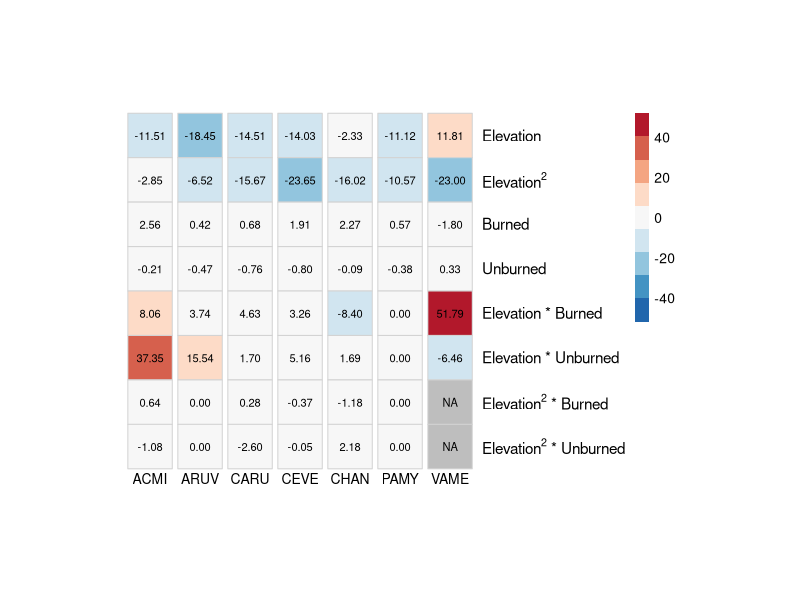
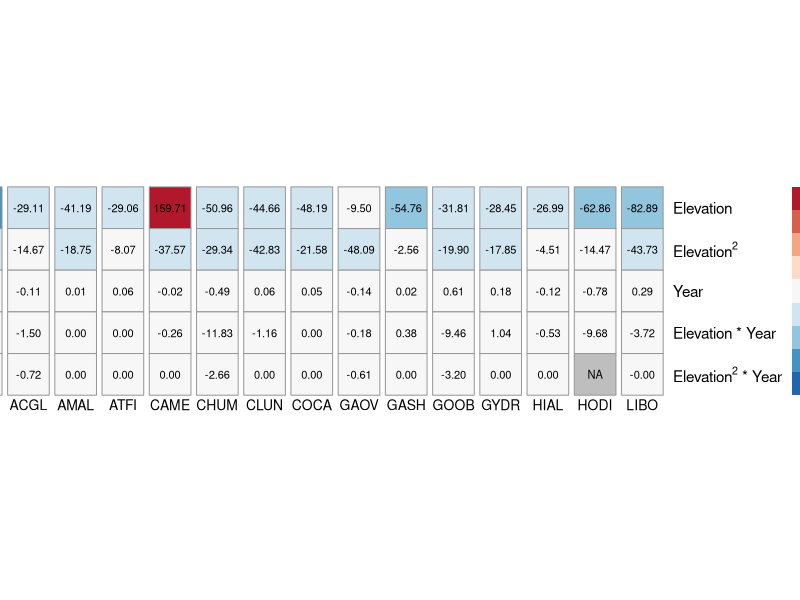
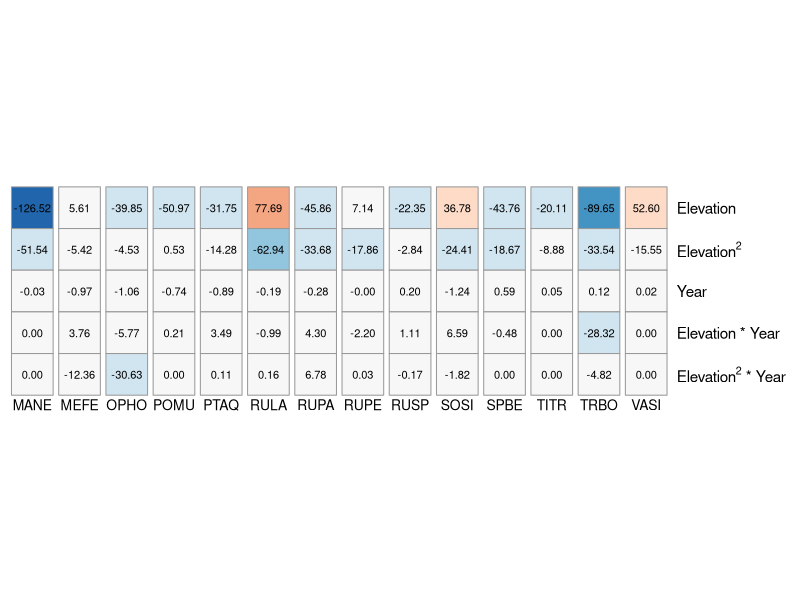
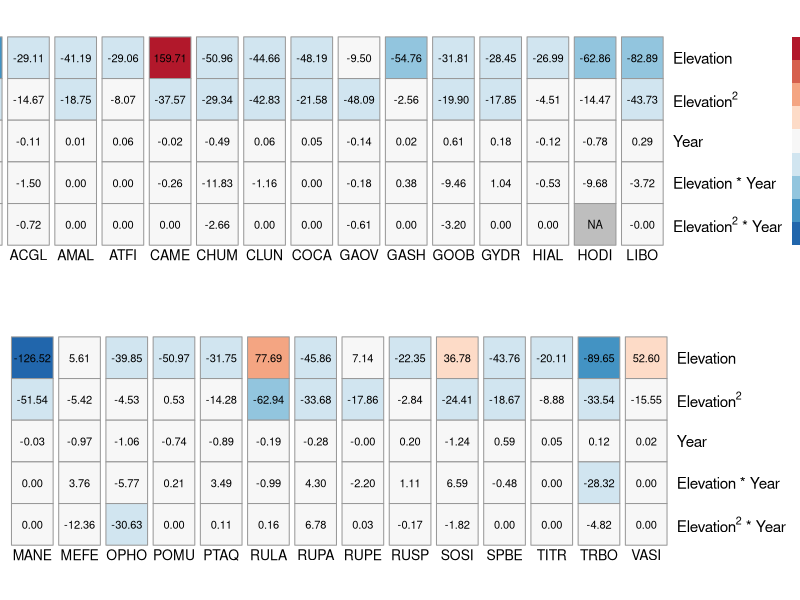
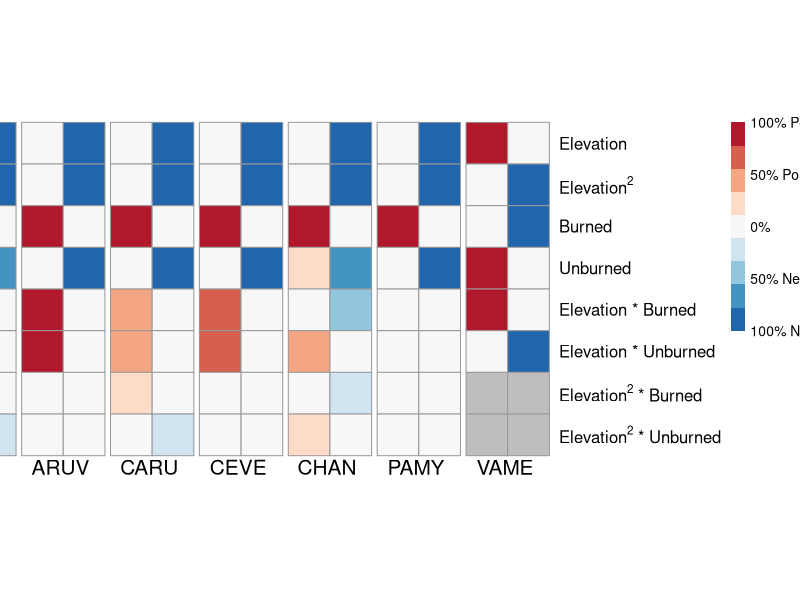
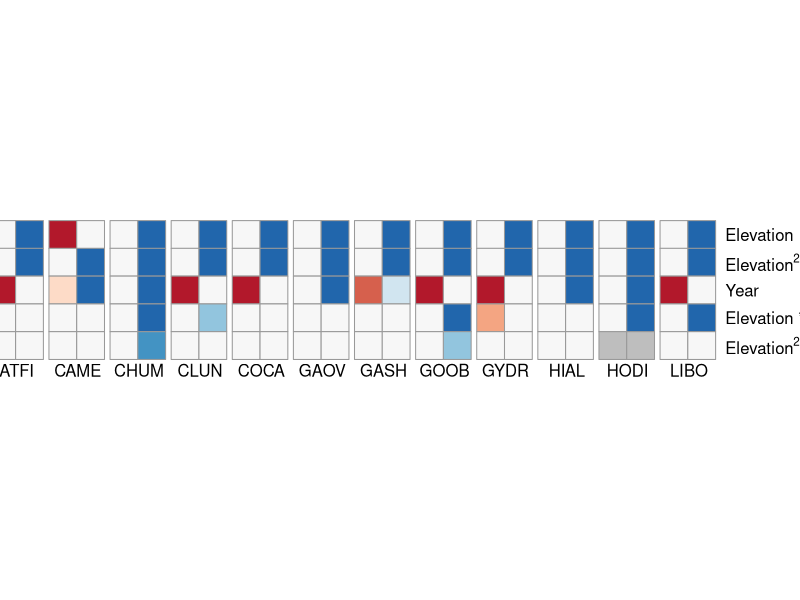
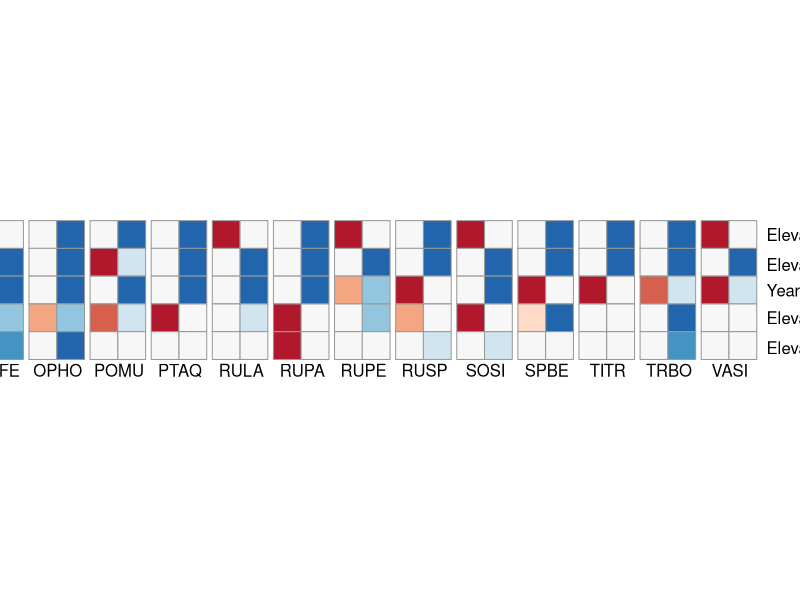
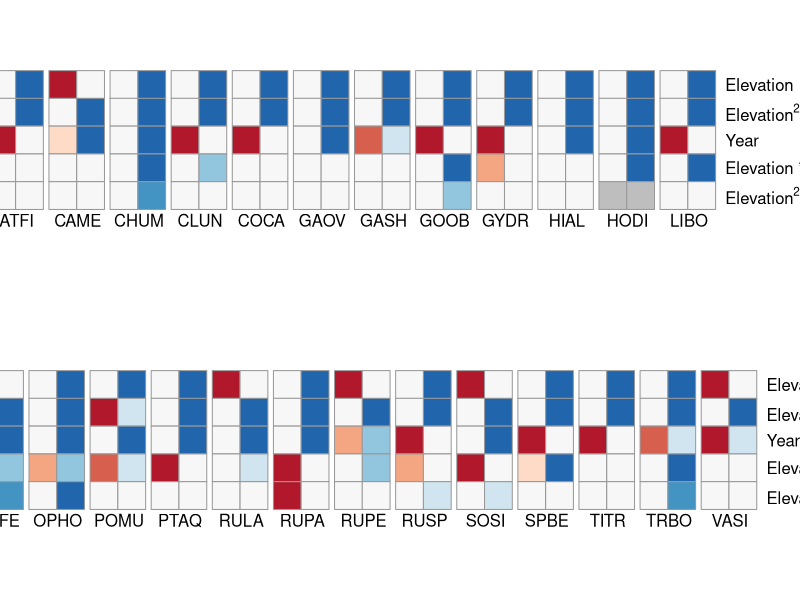

Generate these figures, in order, with R:
# Created: Dec. 15, 2021 from script 8
# Updated: Dec. 15, 2021

# This script will be used to create 4 forest plots:
# --> PART 1: The model-averaged coefficients
# --> PART 2: Percent +/- out of total datasets

# IMPORTANT NOTE: unless otherwise indicated, always use Understory_All.csv for these analyses as it is the ONLY file with up-to-date corrections.






########## UNMODIFIED BELOW THIS POINT  ###############
# Packages needed:

library(tidyr)
library(RColorBrewer)
library(pheatmap)
library(grid)
library(gridExtra)

####### PART 1: AVERAGE AVERAGED COEFFICIENTS #########

## Step 1: Loading and tidying average coefficient data

coeff.ALLDAT <- read.csv("data/3b_new_coefficients.csv", header = TRUE)
coeff.ALLDAT[coeff.ALLDAT$Species == "EPAN", 1] <- paste("CHAN") # Correcting taxonomy issue
coeff.fire <- 
  coeff.ALLDAT[coeff.ALLDAT$Fire.Included == "Yes" & coeff.ALLDAT$Type == "Avg",
                               c(1:12, 16:21)]
coeff.nofire <- coeff.ALLDAT[coeff.ALLDAT$Fire.Included == "No" & coeff.ALLDAT$Type == "Avg",
                               c(1:12, 13:15)]

## Step 2: Look at FIRE data

# Step 2a: Tidy data

coeff.fire[is.na(coeff.fire)] <- 0 # Hard code absent coeffs as 0 before averaging
coeff.avg.fire <- aggregate(coeff.fire[c("Elevation.m", 
                                             "Elevation.m2", 
                                             "Resurvey.Burned.fi", 
                                             "Resurvey.Unburned.fi", 
                                             "Elevation.m.Res.Burn.fi", 
                                             "Elevation.m.Res.Unburn.fi",
                                             "Elevation.m2.Res.Burn.fi",
                                             "Elevation.m2.Res.Unburn.fi")], 
                            by = c(coeff.fire["Species"]), mean)

mat.fire <- as.matrix(t(subset(coeff.avg.fire, select = -Species)))
colnames(mat.fire) <- coeff.avg.fire$Species
mat.fire[c("Elevation.m2.Res.Burn.fi", "Elevation.m2.Res.Unburn.fi"), 
                grepl("VAME", colnames(mat.fire))] <- NA

# Step 2b: Creating FIRE vectors for visualization

col.pallette <- rev(brewer.pal(9, "RdBu"))
col.vector.fire <- c("      ACMI", "", "      ARUV", "", 
                     "      CARU", "", "      CEVE", "", 
                     "      CHAN", "", "      PAMY", "", "      VAME", "")
row.vector.fire <- c("Elevation", 
                     expression("Elevation" ^ 2), 
                     "Burned",
                     "Unburned",
                     "Elevation * Burned",
                     "Elevation * Unburned",
                     expression("Elevation" ^ 2 * " * Burned"), 
                     expression("Elevation" ^ 2 * " * Unburned")
)
col.breaks.fire <- c(1:ncol(mat.fire))
range <- max(abs(mat.fire), na.rm = TRUE)
my.breaks <- seq(-range, range, length.out = 10)

# Step 2c: Visualization of FIRE data

pheatmap(mat.fire,
         color = col.pallette,
         cellwidth = 32,
         cellheight = 32,
         cluster_rows = FALSE,
         cluster_cols = FALSE,
         border_color = "lightgrey",
         legend = TRUE,
         #legend_breaks = leg.label.breaks.fire,
         #legend_labels = leg.label.vector.fire,
         display_numbers = TRUE,
         number_color = "black",
         na_col = "grey",
         #gaps_row = c(1:nrow(mat.fire)),
         gaps_col = col.breaks.fire,
         labels_row = row.vector.fire,
         #labels_col = col.vector.fire,
         fontsize_row = 11,
         fontsize_col = 10,
         angle_col = 0,
         breaks = my.breaks
)

## Step 3: Look at NO FIRE data

# Step 3a: Tidy data

coeff.nofire[is.na(coeff.nofire)] <- 0 # Hard code absent coeffs as 0 before averaging
coeff.avg.nofire <- aggregate(coeff.nofire[c("Elevation.m", 
                                         "Elevation.m2", 
                                         "Data.Type.nofi", 
                                         "Data.Type.Elevation.m.nofi", 
                                         "Data.Type.Elevation.m2.nofi")], 
                            by = c(coeff.nofire["Species"]), mean)

mat.nofire <- as.matrix(t(subset(coeff.avg.nofire, select = -Species)))
colnames(mat.nofire) <- coeff.avg.nofire$Species
mat.nofire["Data.Type.Elevation.m2.nofi", 
           grepl("HODI", colnames(mat.nofire))] <- NA
mat.nofire.top <- mat.nofire[, c(1:15)] # Top half
mat.nofire.bot <- mat.nofire[, c(16:29)] # Bottom half

# Step 3b: Creating NO FIRE vectors for visualization

# Top half:

col.pallette <- rev(brewer.pal(9, "RdBu"))
col.vector.nofire.top <- c("      ACCI", "", "      ACGL", "", 
                       "      AMAL", "", "      ATFI", "", 
                       "      CAME", "", "      CHUM", "", 
                       "      CLUN", "", "      COCA", "",
                       "      GAOV", "", "      GASH", "",
                       "      GOOB", "", "      GYDR", "",
                       "      HIAL", "", "      HODI", "")
col.vector.nofire.bot <- c("      LIBO", "", "      MANE", "",
                           "      MEFE", "", "      OPHO", "",
                           "      POMU", "", "      PTAQ", "",
                           "      RULA", "", "      RUPA", "",
                           "      RUPE", "", "      RUSP", "",
                           "      SOSI", "", "      SPBE", "",
                           "      TITR", "", "      TRBO", "",
                           "      VASI", "")
row.vector.nofire <- c("Elevation", 
                       expression("Elevation" ^ 2), 
                       "Year",
                       "Elevation * Year",
                       expression("Elevation" ^ 2 * " * Year"))
col.breaks.nofire.top <- rep(1:ncol(mat.nofire.top))
col.breaks.nofire.bot <- rep(1:ncol(mat.nofire.bot))
range.nof <- max(abs(mat.nofire), na.rm = TRUE)
my.breaks <- seq(-range.nof, range.nof, length.out = 10)

# Step 3c: Visualization of NO FIRE data

no.fire.top <- pheatmap(mat.nofire.top,
         color = col.pallette,
         cellwidth = 30,
         cellheight = 30,
         cluster_rows = FALSE,
         cluster_cols = FALSE,
         legend = TRUE,
         #legend_breaks = leg.label.breaks.fire,
         #legend_labels = leg.label.vector.fire,
         display_numbers = TRUE,
         number_color = "black",
         na_col = "grey",
         #gaps_row = c(1:nrow(mat.fire)),
         gaps_col = col.breaks.nofire.top,
         labels_row = row.vector.nofire,
         #labels_col = col.vector.fire,
         fontsize_row = 11,
         fontsize_col = 10,
         angle_col = 0,
         breaks = my.breaks
)

no.fire.bot <- pheatmap(mat.nofire.bot,
                        color = col.pallette,
                        cellwidth = 30,
                        cellheight = 30,
                        cluster_rows = FALSE,
                        cluster_cols = FALSE,
                        legend = FALSE,
                        #legend_breaks = leg.label.breaks.fire,
                        #legend_labels = leg.label.vector.fire,
                        display_numbers = TRUE,
                        number_color = "black",
                        na_col = "grey",
                        #gaps_row = c(1:nrow(mat.fire)),
                        gaps_col = col.breaks.nofire.bot,
                        labels_row = row.vector.nofire,
                        #labels_col = col.vector.fire,
                        fontsize_row = 11,
                        fontsize_col = 10,
                        angle_col = 0,
                        breaks = my.breaks
)

all.heatmaps <- list(no.fire.top[[4]], no.fire.bot[[4]])
for.plotting <- do.call(grid.arrange, all.heatmaps)
for.plotting


######### PART 2: Percentage of + vs - coefficients out of total datasets #########

## Step 1: Loading data

perc.fire <- read.csv("data/4_pres_coefficients_percent_fire.csv", header = TRUE)
perc.fire[perc.fire$Species == "EPAN", 1] <- paste("CHAN") # Correcting taxonomy issue
perc.nofire <- read.csv("data/4_pres_coefficients_percent_NOfire.csv", header = TRUE)

## Step 2: Look at FIRE data

# Step 2a: Tidying FIRE data

mat.percfire.large <- t(subset(perc.fire, 
                               select = -c(Species, Fire.Included, Total.Sets, Effect)))
colnames(mat.percfire.large) <- paste(perc.fire$Species, perc.fire$Effect)
mat.percfire.sm <- mat.percfire.large[, !grepl(0, colnames(mat.percfire.large))]
mat.percfire.sm[, grepl("-", colnames(mat.percfire.sm))] <- 
  mat.percfire.sm[, grepl("-", colnames(mat.percfire.sm))] * -1
mat.percfire.sm[is.na(mat.percfire.sm)] <- 0
mat.percfire.sm[c("Elevation.m2.Res.Burn.fi", "Elevation.m2.Res.Unburn.fi"), 
                grepl("VAME", colnames(mat.percfire.sm))] <- NA

# If you need the order reversed
# mat.percfire.rev <- mat.percfire.sm[nrow(mat.percfire.sm):1,]

# Step 2b: Creating FIRE vectors for visualization

col.pallette <- rev(brewer.pal(9, "RdBu"))
col.vector.fire <- c("      ACMI", "", "      ARUV", "", 
                "      CARU", "", "      CEVE", "", 
                "      CHAN", "", "      PAMY", "", "      VAME", "")
row.vector.fire <- c("Elevation", 
              expression("Elevation" ^ 2), 
              "Burned",
              "Unburned",
              "Elevation * Burned",
              "Elevation * Unburned",
              expression("Elevation" ^ 2 * " * Burned"), 
              expression("Elevation" ^ 2 * " * Unburned")
              )
leg.label.breaks.fire <- c(-1, -0.5, 0, 0.5, 1)
leg.label.vector.fire <- c("100% Negative", "50% Negative", 
                           "0%", "50% Positive", "100% Positive")
col.breaks.fire <- c(2, 4, 6, 8, 10, 12, 14)

# Step 2c: Visualization of FIRE data

pheatmap(mat.percfire.sm,
         color = col.pallette,
         cellwidth = 30,
         cellheight = 30,
         cluster_rows = FALSE,
         cluster_cols = FALSE,
         legend = TRUE,
         legend_breaks = leg.label.breaks.fire,
         legend_labels = leg.label.vector.fire,
         # display_numbers = TRUE,
         number_color = "black",
         na_col = "grey",
         gaps_col = col.breaks.fire,
         labels_row = row.vector.fire,
         labels_col = col.vector.fire,
         fontsize_row = 12,
         fontsize_col = 15,
         angle_col = 0
         )
# grid.text(rep(c("+", "-"), length(levels(as.factor((perc.fire$Species))))),
   #       x = c(0.195, 0.22, 0.25, 0.27, 0.4, 0.41, 0.5, 0.51, 0.6, 0.61, 0.7, 0.71, 0.8, 0.81),
    #      y = rep(0.82, length(levels(as.factor((perc.fire$Species))))), 
   #       gp = gpar(fontsize=15))

## Step 3: Look at NO FIRE data

# Step 3a: Tidying NO FIRE data

mat.percnofire.large <- t(subset(perc.nofire, 
                                 select = -c(Species, Fire.Included, Total.Sets, Effect)))
colnames(mat.percnofire.large) <- paste(perc.nofire$Species, perc.nofire$Effect)
mat.percnofire.sm <- mat.percnofire.large[, !grepl(0, colnames(mat.percnofire.large))]
mat.percnofire.sm[, grepl("-", colnames(mat.percnofire.sm))] <- 
  mat.percnofire.sm[, grepl("-", colnames(mat.percnofire.sm))] * -1
mat.percnofire.sm[is.na(mat.percnofire.sm)] <- 0
mat.percnofire.sm["Data.Type.Elevation.m2.nofi", 
                  grepl("HODI", colnames(mat.percnofire.sm))] <- NA
mat.percnofire.top <- mat.percnofire.sm[, c(1:30)] # Top half
mat.percnofire.bot <- mat.percnofire.sm[, c(31:58)] # Bottom half


# Step 3b: Creating NO FIRE vectors for visualization

col.pallette <- rev(brewer.pal(9, "RdBu"))
col.vector.nofire.top <- c("      ACCI", "", "      ACGL", "", 
                "      AMAL", "", "      ATFI", "", 
                "      CAME", "", "      CHUM", "", 
                "      CLUN", "", "      COCA", "",
                "      GAOV", "", "      GASH", "",
                "      GOOB", "", "      GYDR", "",
                "      HIAL", "", "      HODI", "",
                "      LIBO", "")
col.vector.nofire.bot <- c("      MANE", "",
                           "      MEFE", "", "      OPHO", "",
                           "      POMU", "", "      PTAQ", "",
                           "      RULA", "", "      RUPA", "",
                           "      RUPE", "", "      RUSP", "",
                           "      SOSI", "", "      SPBE", "",
                           "      TITR", "", "      TRBO", "",
                           "      VASI", "")
row.vector.nofire <- c("Elevation", 
                expression("Elevation" ^ 2), 
                "Year",
                "Elevation * Year",
                expression("Elevation" ^ 2 * " * Year"))
leg.label.breaks.nofire <- c(-1, -0.5, 0, 0.5, 1)
leg.label.vector.nofire <- c("100% Negative", "50% Negative", 
                             "0%", "50% Positive", "100% Positive")
col.breaks.nofire.top <- seq(2, ncol(mat.percnofire.top), 2)
col.breaks.nofire.bot <- seq(2, ncol(mat.percnofire.bot), 2)

# Step 3c: Visualization of NO FIRE data

# Top half
nofire.perc.top <- pheatmap(mat.percnofire.top,
         color = col.pallette,
         cellwidth = 20,
         cellheight = 20,
         cluster_rows = FALSE,
         cluster_cols = FALSE,
         legend = TRUE,
         legend_breaks = leg.label.breaks.nofire,
         legend_labels = leg.label.vector.nofire,
         # display_numbers = TRUE,
         number_color = "black",
         na_col = "grey",
         gaps_col = col.breaks.nofire.top,
         labels_row = row.vector.nofire,
         labels_col = col.vector.nofire.top,
         fontsize_row = 12,
         fontsize_col = 12,
         angle_col = 0
)

# Bottom half
nofire.perc.bot <- pheatmap(mat.percnofire.bot,
         color = col.pallette,
         cellwidth = 20,
         cellheight = 20,
         cluster_rows = FALSE,
         cluster_cols = FALSE,
         legend = FALSE,
         legend_breaks = leg.label.breaks.nofire,
         legend_labels = leg.label.vector.nofire,
         # display_numbers = TRUE,
         number_color = "black",
         na_col = "grey",
         gaps_col = col.breaks.nofire.bot,
         labels_row = row.vector.nofire,
         labels_col = col.vector.nofire.bot,
         fontsize_row = 12,
         fontsize_col = 12,
         angle_col = 0
)

all.heatmaps.perc <- list(nofire.perc.top[[4]], nofire.perc.bot[[4]])
for.plotting.perc <- do.call(grid.arrange, all.heatmaps.perc)
for.plotting.perc








# OLD: Visualization with heatmap() - base R

#heatmap(mat.percfire.PLOT, 
#        Rowv = NA, Colv = NA, scale = "none", col = col.pallette,
#        labRow = y.vector, labCol = "")
#legend(x = 0, y = 2, legend = c("+ 100%", "", "+ 50%", "", "0%", "", "- 50%", "", "- 100%"), 
#       fill = colorRampPalette(brewer.pal(9, "RdBu"))(9), 
#       border = "white", bty = "n", pt.cex = 3, y.intersp= 0.5)
#pos2 <- structure(list(x = c(0.17, 0.635), 
#                       y = c(-1.4, -1.4)),
#                  .Names = c("x", "y"))
#text(x = seq(pos2$x[1], pos2$x[2], len=7), y=rep(pos2$y[1], 7),
#    xpd=TRUE, adj = 0,
#     labels = x.vector, cex = 1.2)



